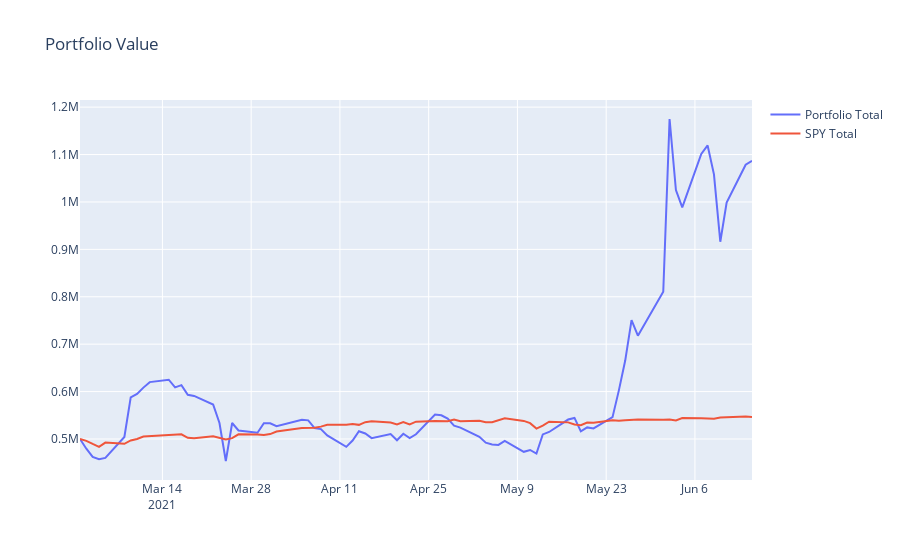

The code cell stored with this chart in its notebook:
### Code cell
# Visualize Portfolio Value and Compare it to SPY benchmark
import plotly.graph_objects as go
fig = go.Figure()
fig.add_trace(go.Scatter(x=portfolio_val.index, y=portfolio_val['Portfolio Total'], name='Portfolio Total'))
fig.add_trace(go.Scatter(x=SPY.index, y=SPY['SPY Total'],name='SPY Total'))
fig.update_layout(title="Portfolio Value")
